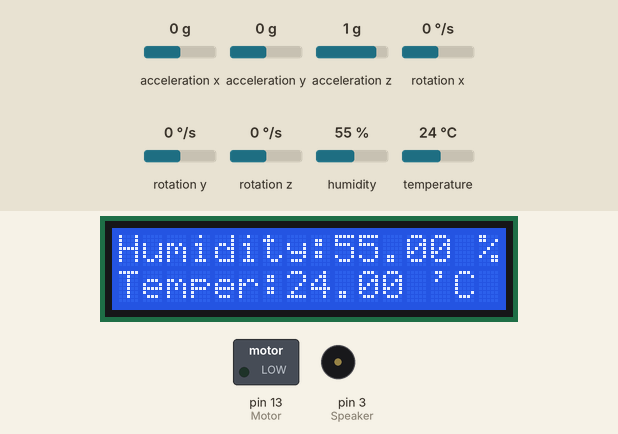
This sketch was run on a simulated Arduino Leonardo, built with avr-gcc and run on an emulated ATmega32U4. Parts: 16×2 character LCD, switched loads named in the sketch (green lamp = pin HIGH), buzzer (waves = sounding). The inputs (shaded band) are chosen by the test bench; at power-on: rotation x 0 °/s, humidity 55 %, temperature 24 °C, acceleration x 0 g, acceleration y 0 g, acceleration z 1 g, rotation y 0 °/s, rotation z 0 °/s. Pins used as bus, display or sensor lines are not drawn; what the sketch prints to the serial monitor is not drawn.

Above: at 1.2 s.
1.3 s: rotation x set to -97 °/s
2.8 s: rotation x set to -108 °/s
At 3.5 s:
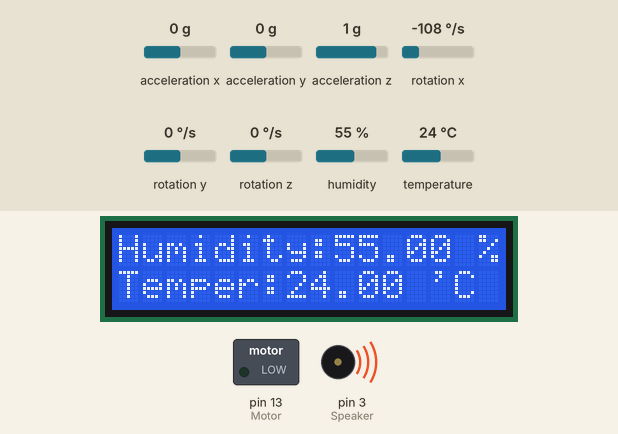
5.8 s: humidity set to 22 %
At 8.5 s:
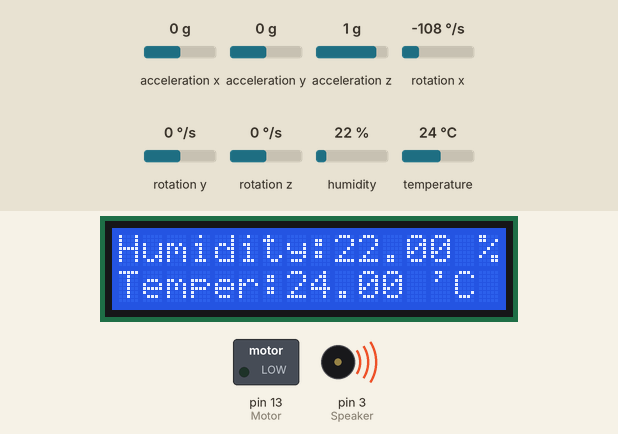
8.8 s: temperature set to 12 °C
At 10.8 s:
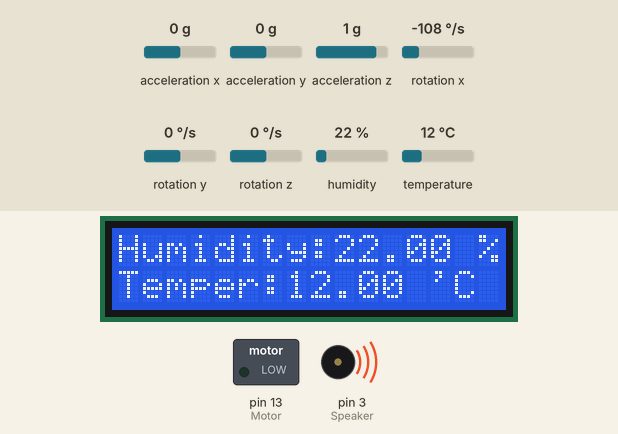
11.4 s: humidity set to 40 %
At 12.9 s:
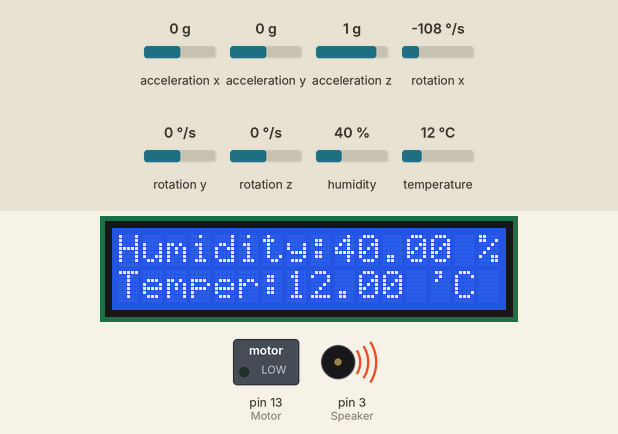
13.8 s: temperature set to 19 °C
At 14.9 s:
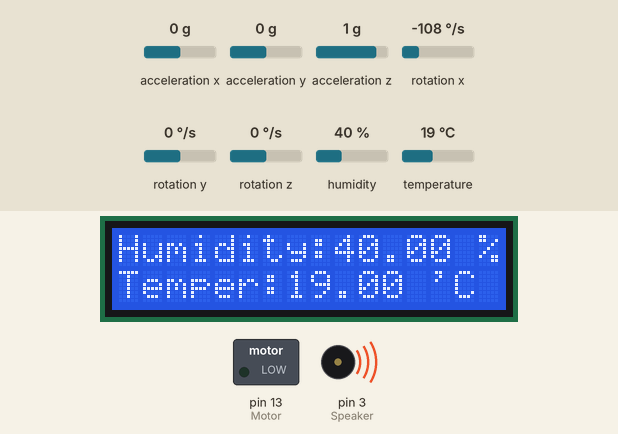
Timing chart, 0 to 17.1 s (numbered marks = the images above; inputs shaded):
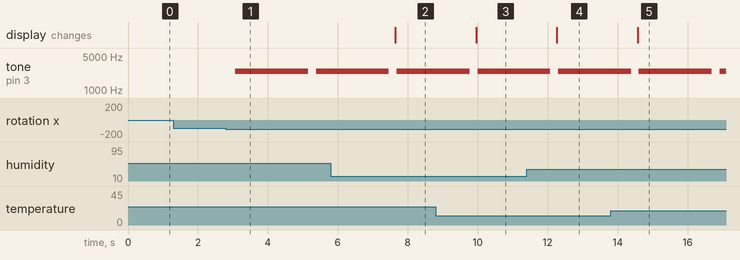

The sketch:

fuju3.ino
```cpp
#include <Wire.h>
#include "I2Cdev.h"
#include "MPU6050.h"
#include <LiquidCrystal_I2C.h>
#include <dht11.h>
dht11 DHT11;
#define DHT11PIN 2
MPU6050 accelgyro;

int WarningValue = 100;
int WarningValueN = -100;
int inByte = 0;         // incoming serial byte
int Motor = 13;
int Speaker = 3;
int16_t ax, ay, az;
int16_t gx, gy, gz;
bool blinkState = false;

LiquidCrystal_I2C lcd(0x27, 16, 2); // set the LCD address to 0x20 for a 16 chars and 2 line display
double temperature1, humidity1;
void setup()
{

  pinMode(Motor, OUTPUT);
  pinMode(Speaker, OUTPUT);
  digitalWrite(Motor, LOW);    // turn the LED off by making the voltage LOW
  digitalWrite(Speaker, LOW);    // turn the LED off by making the voltage LOW
  Wire.begin();
  accelgyro.initialize();
  lcd.init();                      // initialize the lcd

  // Print a message to the LCD.
  lcd.backlight();
  lcd.print("Hello, !");
  Serial.begin(9600); // for PC
  Serial1.begin(9600);// send to phone
  Serial.println("DHT11 TEST PROGRAM ");
  Serial.print("LIBRARY VERSION: ");
  Serial.println(DHT11LIB_VERSION);
  Serial.println();
}

void  MPU()
{
  accelgyro.getMotion6(&ax, &ay, &az, &gx, &gy, &gz);
  Serial.print("a/g:\t");
  Serial.print(ax / 16384); Serial.print("\t");
  Serial.print(ay / 16384); Serial.print("\t");
  Serial.print(az / 16384); Serial.print("\t");
  Serial.print(gx / 131); Serial.print("\t");
  Serial.print(gy / 131); Serial.print("\t");
  Serial.println(gz / 131);

  if ((gx / 131 > WarningValue) || (gy / 131 > WarningValue) || (gz / 131 > WarningValue) || (gx / 131 < WarningValueN) || (gy / 131 < WarningValueN) || (gz / 131 < WarningValueN))
  {
    Serial1.println("Warning!!!!!");
    Serial.println("Warning!!!!!!!!!!!!!!!!!!!");
    int i = 0;
    for (i = 0; i < 5000; i++)
    {
      digitalWrite(Speaker, HIGH);    // turn the LED off by making the voltage LOW
      delayMicroseconds(200);
      digitalWrite(Speaker, LOW);    // turn the LED off by making the voltage LOW
      delayMicroseconds(200);
    }


  }
}
void temp()
{
  int chk = DHT11.read(DHT11PIN);
  switch (chk)
  {
    case DHTLIB_OK:
      Serial.println("OK");
      break;
    case DHTLIB_ERROR_CHECKSUM:
      Serial.println("Checksum error");
      break;
    case DHTLIB_ERROR_TIMEOUT:
      Serial.println("Time out error");
      break;
    default:
      Serial.println("Unknown error");
      break;
  }
  humidity1 = (float)DHT11.humidity;
  temperature1 = (float)DHT11.temperature;
  Serial.println((float)DHT11.humidity, 2);
  Serial.println((float)DHT11.temperature, 2);
  //*********************show on the LCD *****************************//
  lcd.clear();                // LCD清屏
  lcd.print("Humidity:");
  lcd.print(humidity1);
  lcd.print(" %");
  lcd.setCursor(0, 1);               // 定位LCD光标为第一行起始位置0，0（列在前，行在后）
  lcd.print("Temper:");
  lcd.print(temperature1);
  lcd.print(" 'C");

  //*********************show in the phone******************************//
  Serial1.println("");
  Serial1.print("Humidity:");
  Serial1.print(humidity1);
  Serial1.println("%");

  Serial1.print("Temperature:");
  Serial1.print(temperature1);
  Serial1.println(" 'C");

}

void MotorControl()
{

  if (Serial1.available() > 0) {
    // get incoming byte:
    inByte = Serial1.read();
    if (inByte == 0xA5 )
    {
      digitalWrite(Motor, HIGH);    // turn the LED off by making the voltage LOW
      Serial.println("#####################");
      Serial.println(inByte, HEX);
    }

    if (inByte == 0xAA )
    {
      digitalWrite(Motor, LOW);    // turn the LED off by making the voltage LOW
      Serial.println(inByte, HEX);
    }
  }
}

void loop()
{
  temp();//send 温度  湿度
  MPU();
  MotorControl();
  delay(200);
}
```

Measured:
- the behaviour switches between -100 and -101 °/s on rotation x (found by bisection; images 0 and 1)
- after the input at 1.3 s, every drawn part: stays the same
- after the input at 2.8 s, tone on pin 3 (Speaker): silent → 2429 Hz after 0.27 s, → silent 2.1 s later, → 2429 Hz 0.23 s later
- after the input at 5.8 s, the display: changes after 1.8 s (image 2)
- after the input at 8.8 s, the display: changes after 1.2 s (image 3)
- after the input at 11.4 s, the display: changes after 0.86 s (image 4)
- after the input at 13.8 s, the display: changes after 0.77 s (image 5)
